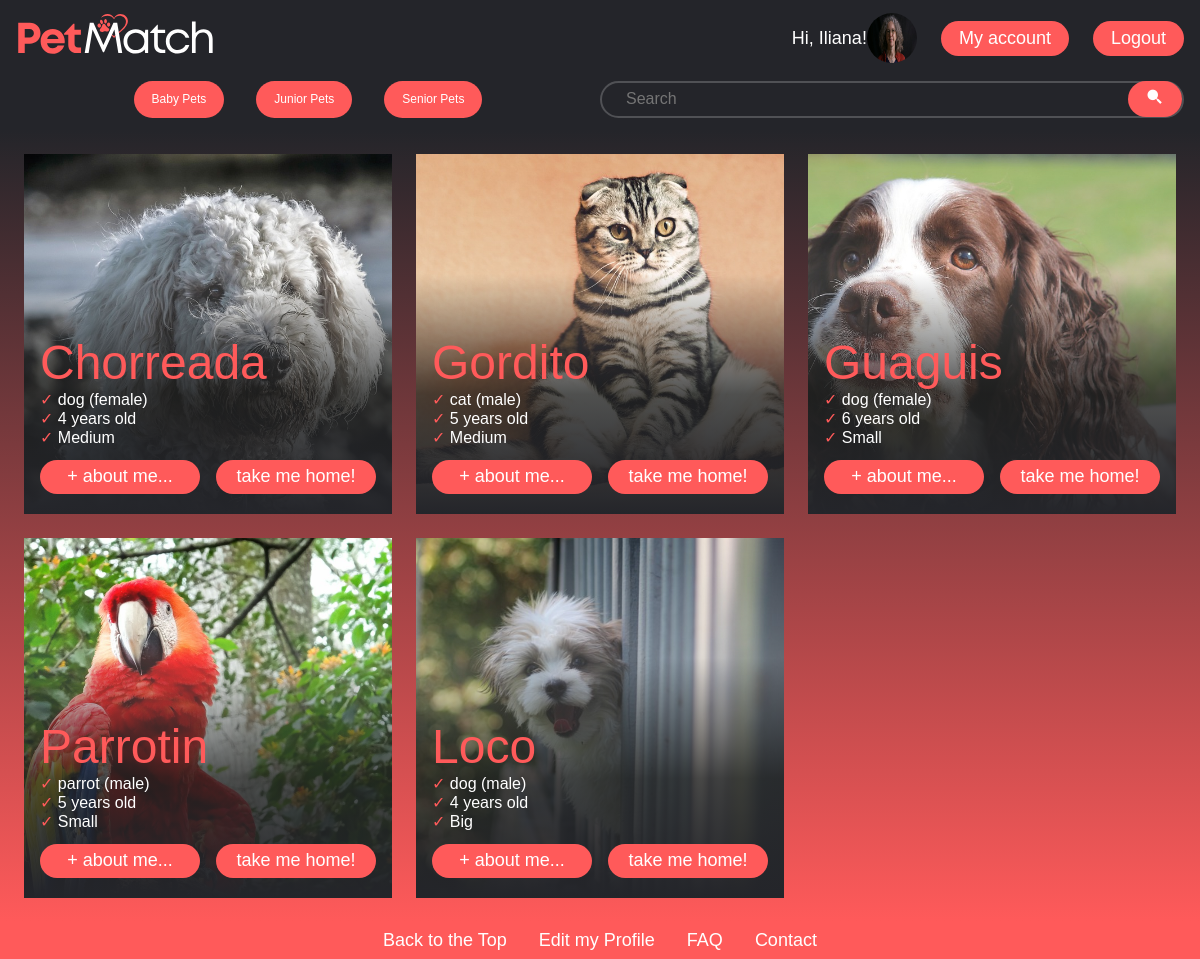
The page /home.php?age=junior (signed in) on the database its author committed.
### tables this page shows
CREATE TABLE `users` (
  `id` int(11) NOT NULL,
  `first_name` varchar(255) NOT NULL,
  `last_name` varchar(255) NOT NULL,
  `email` varchar(255) NOT NULL,
  `password` varchar(256) NOT NULL,
  `date_of_birth` date NOT NULL,
  `address` varchar(255) NOT NULL,
  `phone_number` varchar(255) NOT NULL,
  `picture` varchar(255) DEFAULT NULL,
  `status` varchar(4) NOT NULL DEFAULT 'user'
);

CREATE TABLE `pets` (
  `id` int(11) NOT NULL,
  `pet_name` varchar(255) NOT NULL,
  `breed` varchar(100) NOT NULL,
  `pet_age` int(3) NOT NULL,
  `pet_size` varchar(255) NOT NULL,
  `pet_gender` varchar(10) NOT NULL,
  `vaccines` tinyint(1) NOT NULL,
  `pet_location` varchar(255) NOT NULL,
  `status` tinyint(1) NOT NULL,
  `pet_description` varchar(400) NOT NULL,
  `picture` varchar(255) DEFAULT NULL
);

### home.php (the view, shortened to what this page needs)
<?php
require_once "db_connect.php";
$id = $_SESSION["user"];
$layout = "";
$sqlPets = "SELECT * FROM `pets`";
if (isset($_GET['age'])) {
    if ($_GET['age'] === 'baby') {
        $sqlPets = "SELECT * FROM `pets` WHERE `pet_age` BETWEEN 0 AND 3";
    } elseif ($_GET['age'] === 'junior') {
        $sqlPets = "SELECT * FROM `pets` WHERE `pet_age` BETWEEN 4 AND 7";
    } elseif ($_GET['age'] === 'senior') {
        $sqlPets = "SELECT * FROM `pets` WHERE `pet_age` >= 8";
    }
}
$pResults = mysqli_query($conn, $sqlPets);
if (mysqli_num_rows($pResults) == 0) {
    $layout = "No pets found";
} else {
    $rows = mysqli_fetch_all($pResults, MYSQLI_ASSOC);
    foreach ($rows as $pet) {
        $layout .= "
        <div class='card' style='background-image: url(\"images/{$pet["picture"]}\");'>
        <div class='cardTitle'>
            <h1>{$pet["pet_name"]}</h1>
        </div>
        <div class='cardContent'>
            <p>&#10003; <span>{$pet["breed"]} (<span>{$pet["pet_gender"]}</span>)</span></p>
            <p>&#10003; <span><span>{$pet["pet_age"]} </span>years old</span></p>
            <p>&#10003; <span>{$pet["pet_size"]}</span></p>
        </div>
        <div class='cardBotones'>
            <button><a href='pet_details.php?id={$pet["id"]}'>+ about me...</a></button>
            <button><a href='adoption.php?id={$pet["id"]}'>take me home!</a></button>
        </div>
        </div>";
    }
}
?>
<!DOCTYPE html>
<html lang="en">
<head>
    <link rel="stylesheet" href="style.css">
    <link href='https://unpkg.com/boxicons@2.1.4/css/boxicons.min.css' rel='stylesheet'>
</head>
<body>
    <?php require_once "./components/navbar.php" ?>
    <div class="searchWrapper">
        <div class="buttons">
            <a href="home.php?age=baby"><button type="button">Baby Pets</button></a>
            <a href="home.php?age=junior"><button type="button">Junior Pets</button></a>
            <a href="home.php?age=senior"><button type="button">Senior Pets</button></a>
        </div>
        <form action="" method="post">
            <div class="search-input">
                <input type="text" placeholder="Search">
                <button type="button"><i class='bx bxs-search-alt-2'></i></button>
            </div>
        </form>
    </div>
    <div class="grid">
        <?= $layout ?>
    </div>
    <footer>
        <div class="footerNav">
            <a href="#">Back to the Top</a>
            <a href="#">Edit my Profile</a>
            <a href="#">FAQ</a>
            <a href="#">Contact</a>
        </div>
    </footer>
</body>
</html>

### components/navbar.php (shortened to what this page needs)
<?php
require_once "db_connect.php";
if ($id) {
    $sql = "SELECT * FROM `users` WHERE `id` = {$id}";
    $result = mysqli_query($conn, $sql);
    $person = mysqli_fetch_assoc($result);
}
?>
<header>
    <img class="logo" src="images/logo.svg" alt="logo">
    <a>Hi, <?= $person["first_name"]; ?>!</a>
    <img class="img-thumbnail" style="border-radius: 50%; width: 50px; height: 50px; align: center;" src="images/<?= $person["picture"] ?>">
    <nav class="navLinks">
        <a id="profilePic" href="edit_profile.php"><button>My account</button></a>
    </nav>
    <a class="" href="./logout.php?logout"><button>Logout</button></a>
</header>

### style.css (style rules this page uses)
* { box-sizing: border-box; margin: 0; padding: 0; font-family: Arial, sans-serif; font-weight: 500; }
li, a, button { font-size: 18px; color: rgb(255, 255, 255); text-decoration: none; list-style: none; }
.logo { height: 60px; margin-right: auto; cursor: pointer; }
.navLinks { display: inline-block; padding: 0px 1.5rem; }
button { padding: 4px 15px; background-color: #ff5a5a; border: 3px solid #24252a00; border-radius: 50px; cursor: pointer; transition: all 0.3s ease 0s; margin-top: 0.3rem; margin-bottom: 0.3rem; }
footer { background-color: rgba(255, 90, 90, 1); padding: 0.5rem; bottom: 0; width: 100%; }
.grid { display: grid; width: 100%; background: linear-gradient(#24252A, #ff5a5a); grid-template-columns: repeat(3, 1fr); gap: 1.5rem; padding: 1.5rem; }
.card { height: 45vh; min-width: 0; border-image: 1 fill linear-gradient( rgba(255, 255, 255, 0.001), rgba(255, 255, 255, 0.2),rgba(36, 37, 37, 0.8), rgba(36, 37, 42, 1)); background-size: cover; background-position: center; text-align: left; display: flex; flex-direction: column; justify-content: end; overflow: hidden; padding: 1rem; transition: transform 0.3s ease, box-shadow 0.3s ease; }
.cardTitle { color: #ff5a5a; font-size: 1.5rem; text-align: left; }
@media (min-width: 1025px) { .grid { grid-template-columns: repeat(3, 1fr); } }
.searchWrapper { display: flex; flex-direction: row; align-items: center; padding: .5rem 1rem .5rem 1rem; background-color: #24252A; }
.searchWrapper form { width: 100%; }
.search-input { display: flex; align-items: center; justify-content: spacecenter-between; background: transparent; border: 2px solid rgba(255, 255, 255, 0.2); border-radius: 40px; padding: 0rem 0rem 0rem 1.5rem; width: 100%; height: 2.3rem; }
.search-input input[type="text"] { background: transparent; border: none; outline: none; color: white; font-size: 16px; flex: 1; }

### rows shown on the page
users: first_name "Iliana", picture (picture)
pets: picture (picture), pet_name "Chorreada", breed "dog", pet_gender "female", pet_age "4", pet_size "Medium"
pets: picture (picture), pet_name "Gordito", breed "cat", pet_gender "male", pet_age "5", pet_size "Medium"
pets: picture (picture), pet_name "Guaguis", breed "dog", pet_gender "female", pet_age "6", pet_size "Small"
pets: picture (picture), pet_name "Parrotin", breed "parrot", pet_gender "male", pet_age "5", pet_size "Small"
pets: picture (picture), pet_name "Loco", breed "dog", pet_gender "male", pet_age "4", pet_size "Big"
